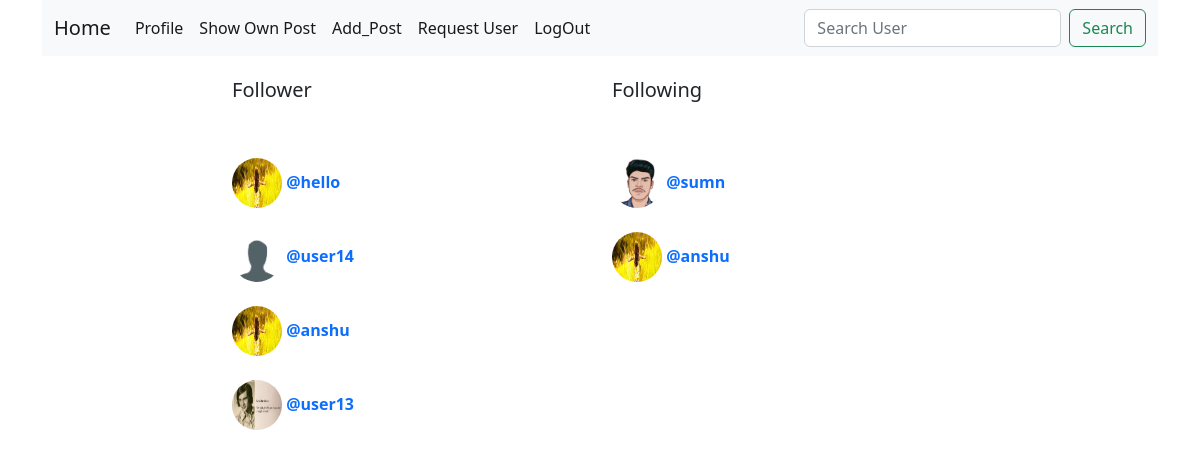
Page /follower_following/krishna/ (signed in) on the earlier database version.
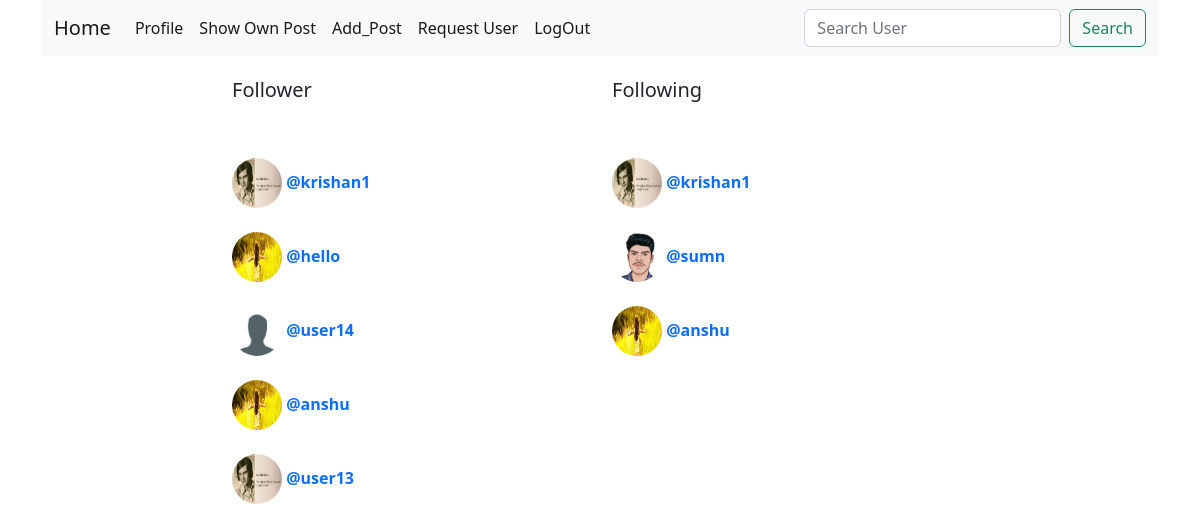
Same page on the later database version.
### user/models.py (models this page shows, shortened)
class Friend(models.Model):
    current_user = models.ForeignKey(User, on_delete=models.CASCADE, related_name="follower")
    friend = models.ForeignKey(User, on_delete=models.CASCADE, related_name="following")
    friend_request = models.IntegerField(default=-1)
    request_date = models.DateTimeField(auto_now_add=True)
    class Meta:
      ordering = ['-request_date']

class User(AbstractBaseUser):
    email = models.EmailField(
        verbose_name='email address',
        max_length=255,
        unique=True,
    )
    name = models.CharField(max_length=50)
    user_name = models.CharField(max_length=50)
    user_about = models.CharField(max_length=200, null=True, blank=True)
    image = models.ImageField( default='default.png'   ,upload_to='image/profile/'+ str(datetime.datetime.now()).replace(' ', '-') )
    is_active = models.BooleanField(default=True)
    is_admin = models.BooleanField(default=False)
    objects = CustomUserManager()
    USERNAME_FIELD = 'email'
    REQUIRED_FIELDS = ['name', 'user_name']
    def __str__(self):
        return self.email

### user/views.py (the view)
# urls.py: path('follower_following/<str:user_name>/', views.follower_following, name='follower_following' ),
@login_required(login_url='sign_in')
def follower_following(request, user_name):
    user = User.objects.get(user_name=user_name)
    following = user.follower.filter(friend_request=1)
    follower = user.following.filter(friend_request=1)
    username = User.objects.get(email=str(request.user)).user_name
    return render(request, 'user/follower_following.html', {'follower': follower, 'following' :following } )

### user/templates/user/follower_following.html (shortened to what this page needs)
{% extends 'base.html'%}
{% load static %}
{% block css  %}
   {{ block.super }}
   <link rel="stylesheet"  href="{% static 'user/css/custom.css' %}" type="text/css" />
{% endblock css %}
{% block content %}
<div class="row"  style="margin-top: 2%;">
            <div class=col-md-2  col-sm-1>  </div>
            <div class=col-md-4 col-sm>
                    <h5>Follower </h5>  <br> <br>
                    {% if follower %}
                                    {% for user in follower %}
                                        <b>
                                            <a href="{% url 'show_user_profile' user.current_user.user_name %}" style="text-decoration: none" >
                                            {% if user.current_user.image %}
                                                <img src=" {{ user.current_user.image.url }}" alt="Avatar"   class="profile_pic"  >
                                            {% endif %}
                                            @{{user.current_user.user_name }} <br> </a>
                                            <br>
                                        </b>
                                    {% endfor %}
                    {% endif %}
            </div>
            <div class=col-md-4 col-sm>
                <h5>Following  </h5><br > <br>
                {% if following  %}
                            {% for user in following %}
                                <b>
                                    <a href="{% url 'show_user_profile' user.friend.user_name %}" style="text-decoration: none" >
                                    {% if  user.friend.image %}
                                        <img src=" {{ user.friend.image.url }}" alt="Avatar"   class="profile_pic"  >
                                    {% endif %}
                                    @{{user.friend.user_name }} <br> </a>
                                    <br>
                                </b>
                    {% endfor %}
                {% endif %}
            </div>
            <div class=col-md-2 col-sm-1>  </div>
{% endblock content %}

### templates/base.html (shortened to what this page needs)
<!DOCTYPE html>
<html>
<head>
    {% block css %}
            <link href="https://cdn.jsdelivr.net/npm/bootstrap@5.2.0/dist/css/bootstrap.min.css" rel="stylesheet">
    {% endblock css %}
</head>
<body>
    <div class="container">
                {% block navbar %}
                            <nav class="navbar navbar-expand-lg bg-light" >
                                <div class="container-fluid">
                                <a class="navbar-brand" href="{% url 'dashboard' %}">Home </a>
                                <div class="collapse navbar-collapse" id="navbarSupportedContent">
                                    <ul class="navbar-nav me-auto mb-2 mb-lg-0">
                                    <li class="nav-item">
                                        <a class="nav-link active" aria-current="page" href="{% url 'profile' %}">Profile</a>
                                    </li>
                                    <li class="nav-item">
                                        <a class="nav-link active" href="{% url 'show_own_post' %}">Show Own Post</a>
                                    </li>
                                    <li class="nav-item">
                                        <a class="nav-link active" href="{% url 'add_post' %}">Add_Post</a>
                                    </li>
                                    <li class="nav-item">
                                        <a class="nav-link active" href="{% url 'requested_user' %}">Request User</a>
                                    </li>
                                    <li class="nav-item">
                                        <a class="nav-link active" href="{% url 'log_out' %}">LogOut</a>
                                    </li>
                                    </ul>
                                    <form  method="POST" action="{% url 'search_user'  %}" class="d-flex" role="search">
                                    <input class="form-control me-2" name="search_user" type="search" placeholder="Search User" aria-label="Search">
                                    <input  class="btn btn-outline-success" type="submit" value = "Search">
                                    </form>
                                </div>
                                </div>
                            </nav>
                            {% endblock navbar%}
                {% block content %}{% endblock content %}
</body>
</html>

### user/static/user/css/custom.css (style rules this page uses)
img { width: 80%; height: 250%; border-radius: 8%; }
.profile_pic { border-radius: 50%; width:50px; height: 50px; }

Differences in the rows shown:
added Friend: current_user.image (picture), current_user.user_name "krishan1", shown under "Follower"
added Friend: friend.image (picture), friend.user_name "krishan1", shown under "Following"
